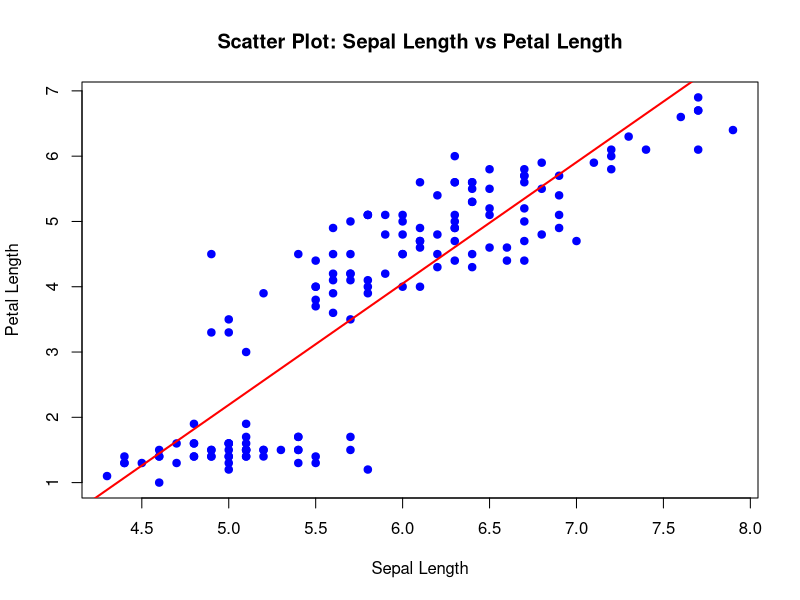

Reproduce this figure in R.
iris_data <- iris

numeric_data <- iris_data[, 1:4]

cov_matrix <- cov(numeric_data)
cat("Covariance Matrix:\n")
print(cov_matrix)

cor_matrix <- cor(numeric_data)
cat("\nCorrelation Matrix:\n")
print(cor_matrix)

cor_values <- cor_matrix[lower.tri(cor_matrix)]

max_cor <- max(cor_values)
min_cor <- min(cor_values)

which_max <- which(cor_matrix == max_cor, arr.ind = TRUE)
which_min <- which(cor_matrix == min_cor, arr.ind = TRUE)

cat(
  "\nHighest Positive Correlation:",
  max_cor,
  "between",
  colnames(cor_matrix)[which_max[1, 1]],
  "and",
  colnames(cor_matrix)[which_max[1, 2]],
  "\n"
)

cat(
  "Highest Negative Correlation:",
  min_cor,
  "between",
  colnames(cor_matrix)[which_min[1, 1]],
  "and",
  colnames(cor_matrix)[which_min[1, 2]],
  "\n"
)

plot(
  iris_data$Sepal.Length,
  iris_data$Petal.Length,
  main = "Scatter Plot: Sepal Length vs Petal Length",
  xlab = "Sepal Length",
  ylab = "Petal Length",
  pch = 19,
  col = "blue"
)

model <- lm(Petal.Length ~ Sepal.Length, data = iris_data)

abline(model, col = "red", lwd = 2)

cor_val <- cor(iris_data$Sepal.Length, iris_data$Petal.Length)

cat(
  "\nCorrelation between Sepal.Length and Petal.Length:",
  cor_val,
  "\n"
)
